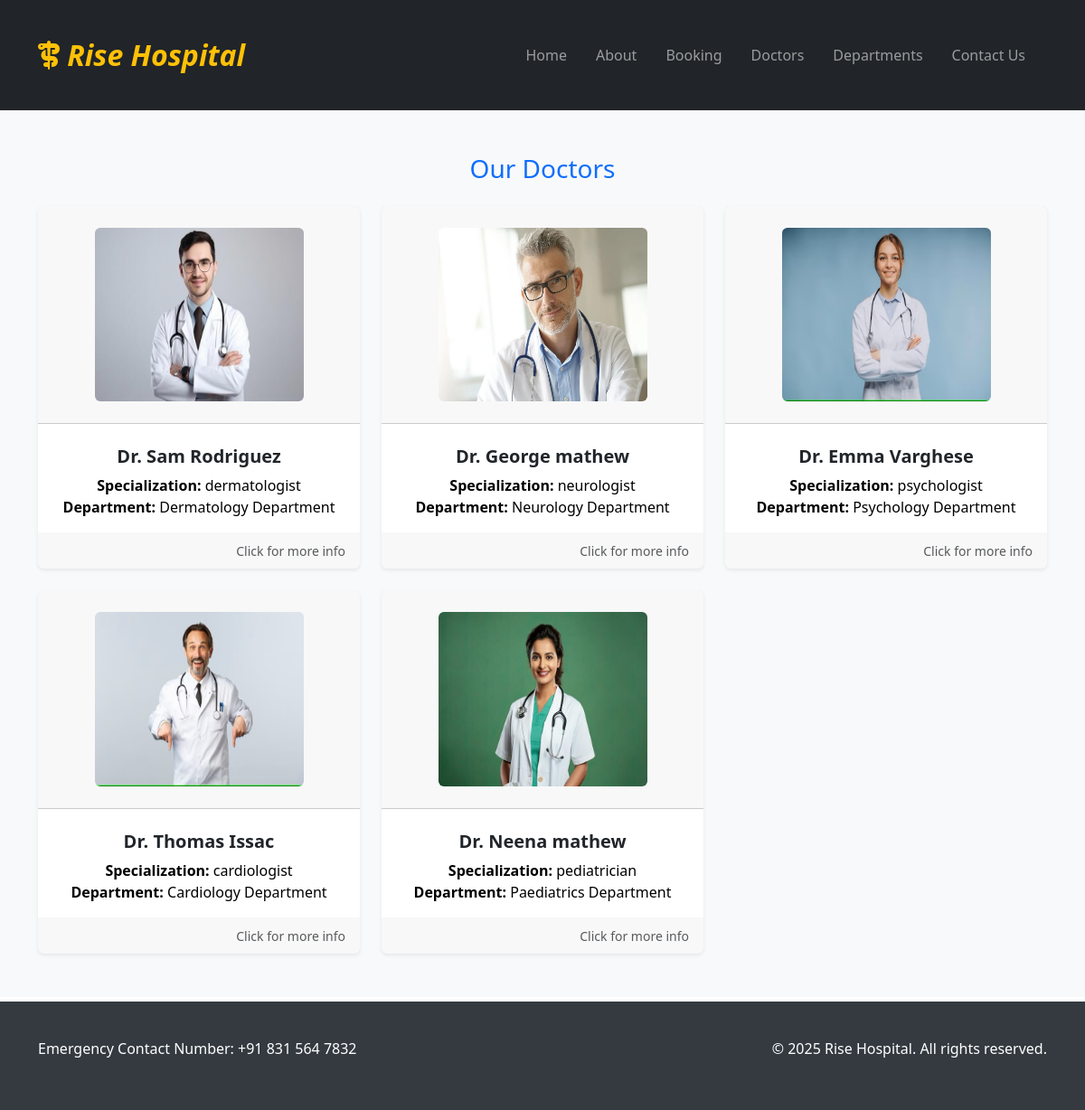
The app's page /doctors/ with its own data.
### home/models.py (models this page shows, shortened)
class Doctors(models.Model):
	doc_name = models.CharField(max_length=100)
	doc_spec = models.CharField(max_length=100)
	dep_name = models.ForeignKey(Department, on_delete=models.CASCADE)
	doc_image = models.ImageField(upload_to='doctors')

class Department(models.Model):
	dep_name = models.CharField(max_length=100)
	dep_description = models.TextField()
	def __str__(self):
		return self.dep_name

### home/views.py (the view)
# urls.py: path('doctors/', views.doctors, name='doctors'),
def doctors(request):
	doc = Doctors.objects.all()
	return render(request, 'doctors.html', {"doctors": doc})

### templates/doctors.html (shortened to what this page needs)
{% extends "index.html" %}
{% block content %}
{% load static %}
<div class="container my-5">
    <h2 class="h3 text-center text-primary mb-4">Our Doctors</h2>
    <div class="row row-cols-1 row-cols-md-2 row-cols-lg-3 g-4">
        {% for i in doctors %}
        <div class="col">
            <div class="card h-100 shadow-sm border-0 d-flex flex-column text-center">
                <div class="card-header text-center p-4">
                    <img src="{{ i.doc_image.url }}" alt="Doctor Image" class="img-fluid rounded w-75" style="aspect-ratio: 6/5;">
                </div>
                <div class="card-body d-flex flex-column text-center">
                    <h5 class="card-title text-dark fw-bold my-2">Dr. {{ i.doc_name }}</h5>
                    <p class="card-text text-black  m-0"><strong class="fw-bold">Specialization:</strong> {{ i.doc_spec }}</p>
                    <p class="card-text text-black  m-0"><strong class="fw-bold">Department:</strong> {{ i.dep_name }} Department</p>
                </div>
                <div class="card-footer text-muted text-end border-0">
                    <small>Click for more info</small>
                </div>
            </div>
        </div>
        {% endfor %}
    </div>
</div>
{% endblock %}

### templates/index.html (shortened to what this page needs)
{% load static %}
<!DOCTYPE html>
<html lang="en">
<head>
    <link rel="stylesheet" href="{% static 'css/style.css' %}">
    <link href="https://cdn.jsdelivr.net/npm/bootstrap@5.3.3/dist/css/bootstrap.min.css" rel="stylesheet"
>
    <link rel="stylesheet" href="https://cdnjs.cloudflare.com/ajax/libs/font-awesome/6.7.2/css/all.min.css" />
</head>
<body>
    <nav class="navbar navbar-expand-md navbar-dark bg-dark pos sticky-top">
        <div class="container my-4">
            <a class="navbar-brand fw-semibold fs-2 fst-italic text-warning" href="{% url 'home' %}"><i class="fa-solid fa-staff-snake text-warning"></i> Rise Hospital</a>
            <div class="collapse navbar-collapse" id="navbarNav">
                <ul class="navbar-nav ms-auto">
                    <li class="nav-item d-none d-lg-block">
                        <a class="nav-link me-md-3" href="{% url 'home' %}">Home</a>
                    </li>
                    <li class="nav-item">
                        <a class="nav-link me-md-3" href="{% url 'about' %}">About</a>
                    </li>
                    <li class="nav-item">
                        <a class="nav-link me-md-3" href="{% url 'booking' %}">Booking</a>
                    </li>
                    <li class="nav-item">
                        <a class="nav-link me-md-3" href="{% url 'doctors' %}">Doctors</a>
                    </li>
                    <li class="nav-item">
                        <a class="nav-link me-md-3" href="{% url 'departments' %}">Departments</a>
                    </li>
                    <li class="nav-item">
                        <a class="nav-link me-md-3" href="{% url 'contact' %}">Contact Us</a>
                    </li>
                </ul>
            </div>
        </div>
    </nav>
    <div class="body-content">
        {% block content %}{% endblock %}
    </div>
    <div class="footer">
        <div class="container d-flex flex-row justify-content-between">
            <p>Emergency Contact Number: +91 831 564 7832</p>
            <p>&copy; 2025 Rise Hospital. All rights reserved.</p>
        </div>
    </div>
</body>
</html>

### static/css/style.css (style rules this page uses)
body { font-family: 'Roboto', sans-serif; margin: 0; padding: 0; scroll-behavior: smooth; }
.body-content { display: flex; flex-direction: column; min-height: 90vh; background-color: #f8f9fa; margin: 0; padding: 0; }
.footer { text-align: center; padding: 20px 0; background-color: #343a40; color: white; padding: 40px 0; margin-top: 5px; display: flex; justify-content: center; align-items: center; }

### records on screen
Doctors: doc_image (picture), doc_name "Sam Rodriguez", doc_spec "dermatologist", dep_name "Dermatology"
Doctors: doc_image (picture), doc_name "George mathew", doc_spec "neurologist", dep_name "Neurology"
Doctors: doc_image (picture), doc_name "Emma Varghese", doc_spec "psychologist", dep_name "Psychology"
Doctors: doc_image (picture), doc_name "Thomas Issac", doc_spec "cardiologist", dep_name "Cardiology"
Doctors: doc_image (picture), doc_name "Neena mathew", doc_spec "pediatrician", dep_name "Paediatrics"
